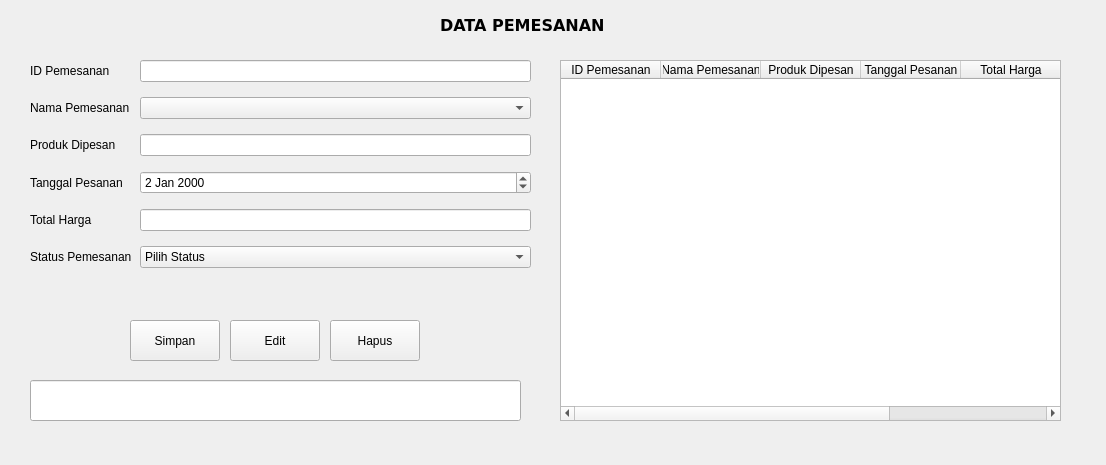
<?xml version="1.0" encoding="UTF-8"?>
<ui version="4.0">
 <class>FormPemesanan</class>
 <widget class="QWidget" name="FormPemesanan">
  <property name="geometry">
   <rect>
    <x>0</x>
    <y>0</y>
    <width>1106</width>
    <height>465</height>
   </rect>
  </property>
  <property name="windowTitle">
   <string>Form</string>
  </property>
  <widget class="QPushButton" name="btnEditPemesanan">
   <property name="geometry">
    <rect>
     <x>230</x>
     <y>320</y>
     <width>90</width>
     <height>41</height>
    </rect>
   </property>
   <property name="text">
    <string>Edit</string>
   </property>
  </widget>
  <widget class="QWidget" name="formLayoutWidget">
   <property name="geometry">
    <rect>
     <x>30</x>
     <y>60</y>
     <width>501</width>
     <height>246</height>
    </rect>
   </property>
   <layout class="QFormLayout" name="formLayout">
    <property name="horizontalSpacing">
     <number>8</number>
    </property>
    <property name="verticalSpacing">
     <number>15</number>
    </property>
    <item row="1" column="0">
     <widget class="QLabel" name="namaPemesananLabel">
      <property name="text">
       <string>Nama Pemesanan</string>
      </property>
     </widget>
    </item>
    <item row="1" column="1">
     <widget class="QComboBox" name="cbKonsumen"/>
    </item>
    <item row="3" column="0">
     <widget class="QLabel" name="tanggalPesananLabel">
      <property name="text">
       <string>Tanggal Pesanan</string>
      </property>
     </widget>
    </item>
    <item row="3" column="1">
     <widget class="QDateEdit" name="datePemesanan">
      <property name="calendarPopup">
       <bool>false</bool>
      </property>
      <property name="date">
       <date>
        <year>2000</year>
        <month>1</month>
        <day>2</day>
       </date>
      </property>
     </widget>
    </item>
    <item row="4" column="0">
     <widget class="QLabel" name="totalHargaLabel">
      <property name="text">
       <string>Total Harga</string>
      </property>
     </widget>
    </item>
    <item row="4" column="1">
     <widget class="QLineEdit" name="txtTotalHarga"/>
    </item>
    <item row="5" column="0">
     <widget class="QLabel" name="statusPemesananLabel">
      <property name="text">
       <string>Status Pemesanan</string>
      </property>
     </widget>
    </item>
    <item row="5" column="1">
     <widget class="QComboBox" name="cbStatusPemesanan">
      <item>
       <property name="text">
        <string>Pilih Status</string>
       </property>
      </item>
      <item>
       <property name="text">
        <string>Proses</string>
       </property>
      </item>
      <item>
       <property name="text">
        <string>Selesai</string>
       </property>
      </item>
     </widget>
    </item>
    <item row="0" column="1">
     <widget class="QLineEdit" name="txtIdPemesanan"/>
    </item>
    <item row="0" column="0">
     <widget class="QLabel" name="iDPemesananLabel">
      <property name="text">
       <string>ID Pemesanan</string>
      </property>
     </widget>
    </item>
    <item row="2" column="0">
     <widget class="QLabel" name="produkDipesanLabel">
      <property name="text">
       <string>Produk Dipesan</string>
      </property>
     </widget>
    </item>
    <item row="2" column="1">
     <widget class="QLineEdit" name="txtProdukDipesan"/>
    </item>
   </layout>
  </widget>
  <widget class="QPushButton" name="btnTambahPemesanan">
   <property name="geometry">
    <rect>
     <x>130</x>
     <y>320</y>
     <width>90</width>
     <height>41</height>
    </rect>
   </property>
   <property name="text">
    <string>Simpan</string>
   </property>
  </widget>
  <widget class="QTableWidget" name="TabelPemesanan">
   <property name="geometry">
    <rect>
     <x>560</x>
     <y>60</y>
     <width>501</width>
     <height>361</height>
    </rect>
   </property>
   <column>
    <property name="text">
     <string>ID Pemesanan</string>
    </property>
   </column>
   <column>
    <property name="text">
     <string>Nama Pemesanan</string>
    </property>
   </column>
   <column>
    <property name="text">
     <string>Produk Dipesan</string>
    </property>
   </column>
   <column>
    <property name="text">
     <string>Tanggal Pesanan</string>
    </property>
   </column>
   <column>
    <property name="text">
     <string>Total Harga</string>
    </property>
   </column>
   <column>
    <property name="text">
     <string>Status Pemesanan</string>
    </property>
   </column>
  </widget>
  <widget class="QLabel" name="label">
   <property name="geometry">
    <rect>
     <x>440</x>
     <y>10</y>
     <width>231</width>
     <height>31</height>
    </rect>
   </property>
   <property name="font">
    <font>
     <family>Verdana</family>
     <pointsize>12</pointsize>
     <bold>true</bold>
    </font>
   </property>
   <property name="text">
    <string>DATA PEMESANAN</string>
   </property>
  </widget>
  <widget class="QPushButton" name="btnHapusPemesanan">
   <property name="geometry">
    <rect>
     <x>330</x>
     <y>320</y>
     <width>90</width>
     <height>41</height>
    </rect>
   </property>
   <property name="text">
    <string>Hapus</string>
   </property>
  </widget>
  <widget class="QLineEdit" name="editCari">
   <property name="geometry">
    <rect>
     <x>30</x>
     <y>380</y>
     <width>491</width>
     <height>41</height>
    </rect>
   </property>
  </widget>
 </widget>
 <resources/>
 <connections/>
</ui>
